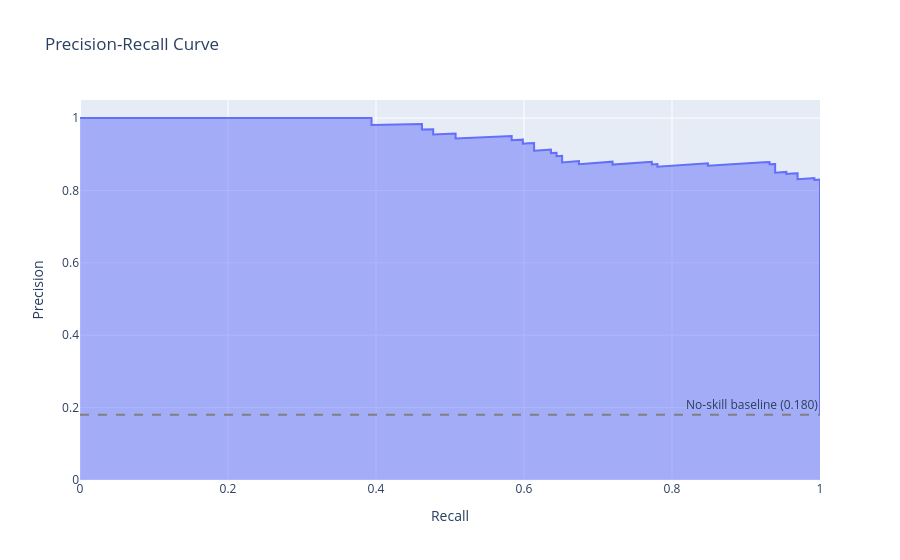

The cell this chart's notebook holds for it:
### Code cell
fig_pr = plot_pr_curve(y_true_labeled, y_prob_labeled)
fig_pr.write_html(str(OUTPUT_DIR / "pr_curve.html"), include_plotlyjs="cdn")
fig_pr.show()

### Figure 1 — Plotly figure (JSON) as saved in the notebook; plotly's stock layout.template omitted (floating-point values rounded to 4 significant figures; data arrays with more than 128 entries replaced by an {"elided": "..."} marker saying what was removed)
{"data": [{"fill": "tozeroy", "mode": "lines", "name": "PR curve (AUC=0.942)", "type": "scatter", "x": {"elided": "733 float values"}, "y": {"elided": "733 float values"}}], "layout": {"annotations": [{"showarrow": false, "text": "No-skill baseline (0.180)", "x": 1, "xanchor": "right", "xref": "x domain", "y": 0.1803, "yanchor": "bottom", "yref": "y"}], "shapes": [{"line": {"color": "gray", "dash": "dash"}, "type": "line", "x0": 0, "x1": 1, "xref": "x domain", "y0": 0.1803, "y1": 0.1803, "yref": "y"}], "title": {"text": "Precision-Recall Curve"}, "xaxis": {"range": [0, 1], "title": {"text": "Recall"}}, "yaxis": {"range": [0, 1.05], "title": {"text": "Precision"}}}}
